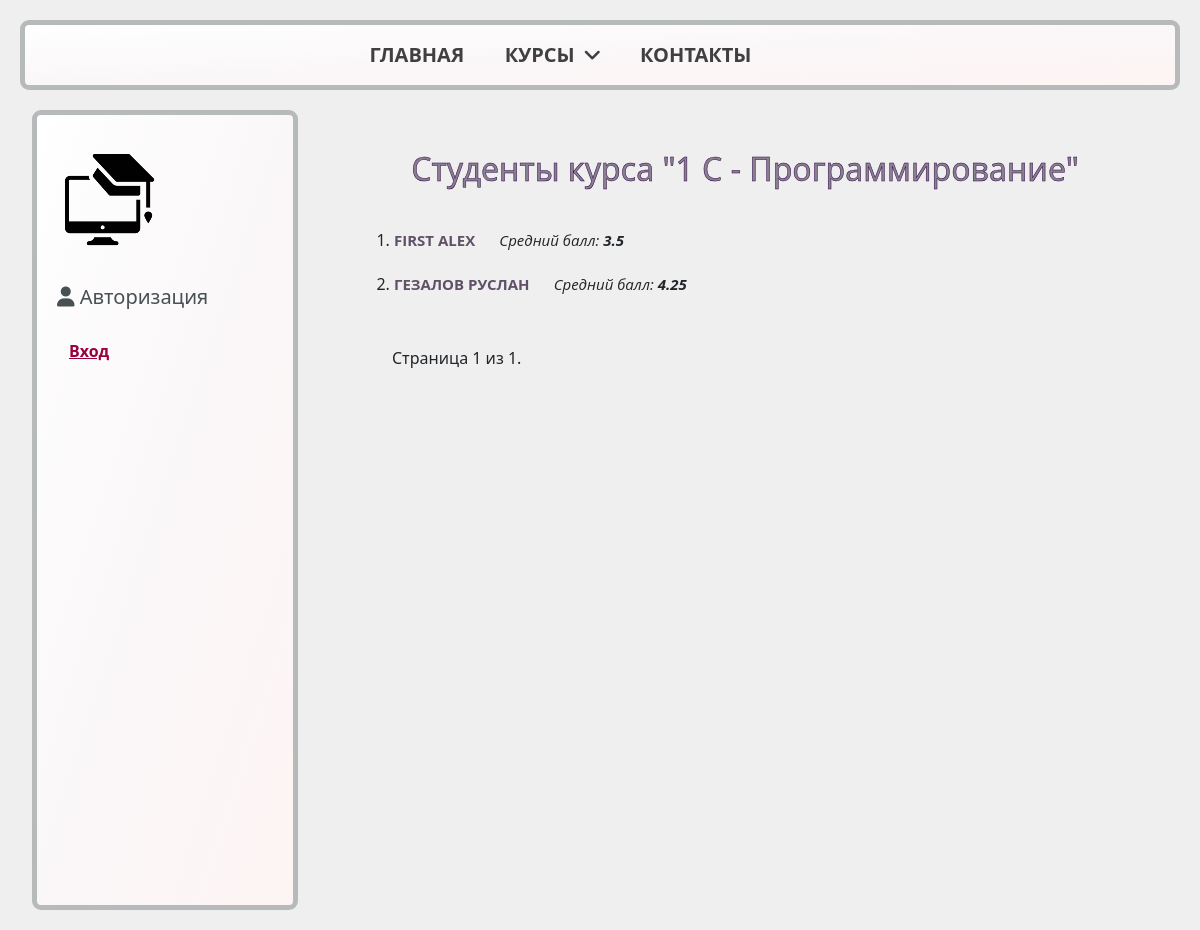
/course/students/3, run on the app's committed database.
### students_app/models.py (models this page shows, shortened)
class Course(models.Model):
    name = models.CharField(max_length=200)
    category = models.ForeignKey(
        Category, on_delete=models.SET_NULL, null=True)
    summary = models.TextField(
        max_length=1000, help_text="Краткое описание курса")
    lasting = models.IntegerField(
        default=1, help_text="Продолжительность курса, в месяцах"
    )
    cost = models.DecimalField(
        max_digits=8, decimal_places=2, help_text="Стоимость в месяц, азн"
    )
    added = models.DateField(auto_now_add=True)
    rating = models.DecimalField(
        max_digits=3, decimal_places=2, blank=True, null=True)
    is_deleted = models.BooleanField(default=False)
    deleted = models.DateField(auto_now=True)
    views_num = models.IntegerField(default=0)
    class Meta:
        ordering = ["-name"]
    def __str__(self):
        return self.name

class Student(models.Model):
    related_user = models.ForeignKey(User, on_delete=models.CASCADE)
    name = models.CharField(verbose_name="Имя", max_length=50)
    surname = models.CharField(verbose_name="Фамилия", max_length=100)
    phone = models.CharField(verbose_name="Номер телефона", max_length=50)
    date_of_birth = models.DateField()
    course = models.ForeignKey(Course, on_delete=models.PROTECT)
    photo = models.ImageField(upload_to="images/", blank=True, null=True)
    @property
    def full_name(self):
        return f"{self.surname} {self.name}"
    STUDENT_STATUS = [
        ("r", "requested"),
        ("a", "approved"),
        ("f", "finished"),
    ]
    status = models.CharField(
        max_length=50,
        choices=STUDENT_STATUS,
        default="r",
        help_text="Статус студента",
    )
    request_date = models.DateField(auto_now_add=True)
    reg_date = models.DateField(blank=True, null=True)
    updated = models.DateField(auto_now=True)
    is_paid = models.BooleanField(default=False)
    is_deleted = models.BooleanField(default=False)
    deleted = models.DateField(auto_now=True)
    def average_mark(self):
        mark_list = [perf.mark for perf in self.performance_set.all()]
        if mark_list:
            return round(sum(mark_list) / len(mark_list), 2)
        else:
            return "Оценок нет"
    class Meta:
        ordering = ["name"]
    def get_absolute_url(self):
        return reverse("student-detail", args=[str(self.id)])

class Performance(models.Model):
    MARKS = (
        (5, "5 - отлично"),
        (4, "4 - хорошо"),
        (3, "3 - удовлетворительно"),
        (2, "2 - плохо"),
        (1, "1 - очень плохо"),
    )
    mark = models.IntegerField(choices=MARKS)
    student = models.ForeignKey(Student, on_delete=models.CASCADE)
    date_of_mark = models.DateField(default=timezone.now())
    added = models.DateField(auto_now_add=True)
    updated = models.DateField(auto_now=True)

### students_app/views.py (the view)
def course_students(request, course_id):
    course = Course.objects.filter(pk=course_id).first()
    student_list = Student.objects.filter(
        course=course, is_deleted=False, status='a')
    paginator = Paginator(list(student_list), 2)  # Show 2 contacts per page.
    page_number = request.GET.get("page")
    page_obj = paginator.get_page(page_number)
    return render(
        request,
        "students_app/course_students.html",
        context={"page_obj": page_obj,
                 "course": course, }
    )

### students_app/templates/students_app/course_students.html (shortened to what this page needs)
{% extends "base.html" %}
{% block content %}
<h2>Студенты курса "{{course}}"</h2>
<ol>
    {% for student in page_obj %}
    <li class="m-top-20"><a class="mine-ref student" href="{{ student.get_absolute_url }}">
            {{ student.full_name|upper }}</a>
        <span class="mark-line"><em>Средний балл: <strong>{{student.average_mark}}</strong></em></span>
    </li>
    {% endfor %}
</ol>
{% endblock %}
{% block pagination %}
<div class="pagination">
    <span class="page-links">
        <span class="page-current">
            Страница {{ page_obj.number }} из {{ page_obj.paginator.num_pages }}.
        </span>
    </span>
</div>
{% endblock %}

### students_app/static/students_app/css/styles.css (style rules this page uses)
* { box-sizing: border-box; }
body { margin: 20; background-color: #efefef; }
body h1, body h2 { text-align: center; }
h2 { color: rgb(137, 127, 144); -webkit-text-stroke: 0.5px rgb(45, 2, 69); padding-bottom: 20px; }
.mark-line { font-size: 15px; font-family: 'Open Sans', sans-serif; padding-left: 20px; }
.mine-ref { color: rgb(96, 81, 104); }
.student { font-weight: bold; font-size: 15px; font-family: 'Open Sans', sans-serif; text-decoration: none; }
.m-top-20 { margin-top: 20px; }
.pagination { margin-top: 50px; margin-left: 30px; }

### data on the page
Course: name "1 C - Программирование"
Student: full_name "FIRST ALEX", average_mark "3.5"
Student: full_name "ГЕЗАЛОВ РУСЛАН", average_mark "4.25"

### other printed values
{{ page_obj.number }} "1"
{{ page_obj.paginator.num_pages }} "1"
